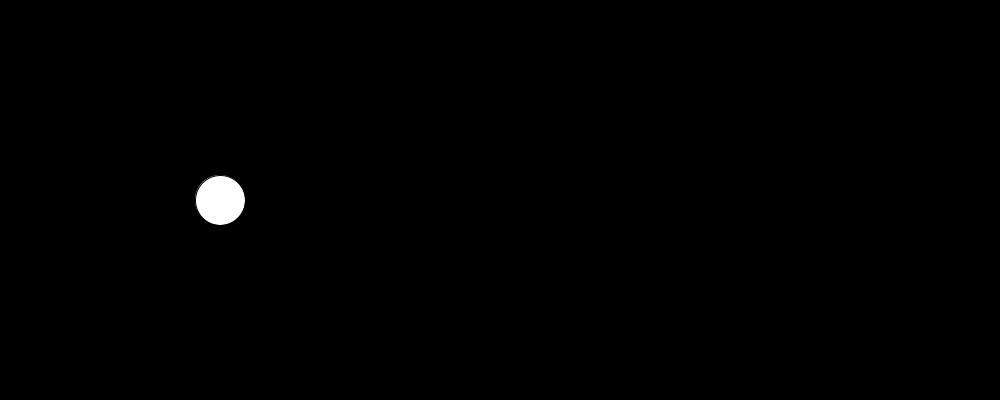
Frame 1 (no input)
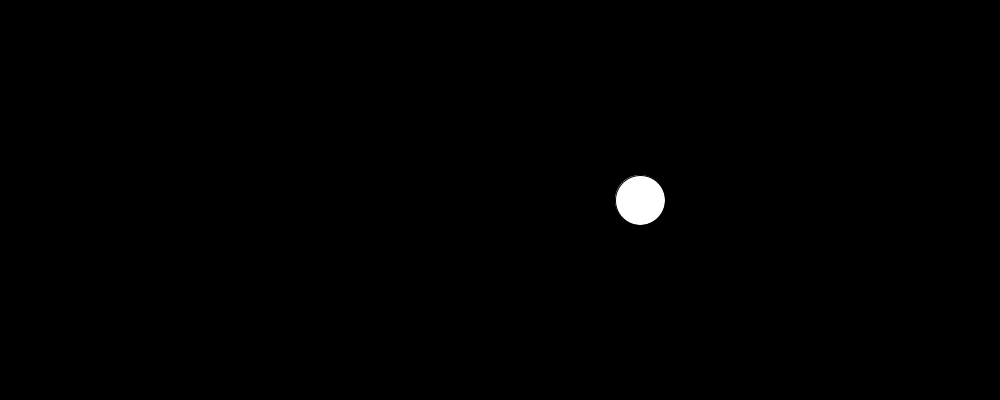
Frame 60 (the mouse pressed at the canvas centre just before this capture)
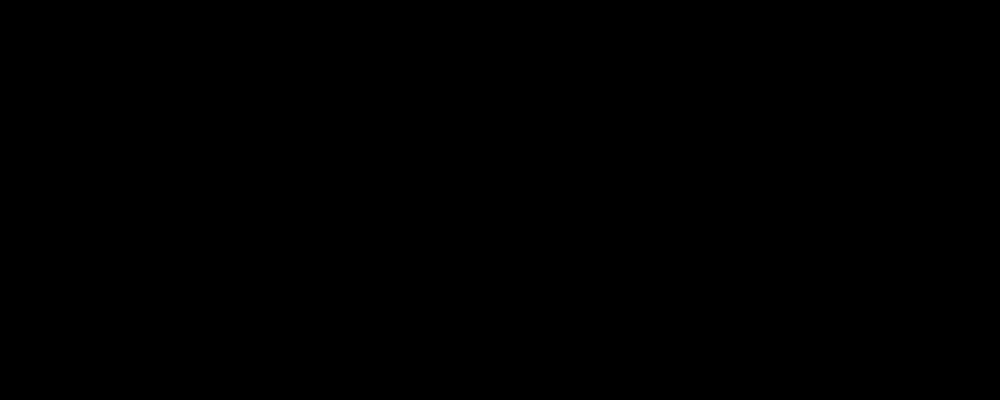
Frame 120 (the mouse held since frame 60 and released just before this capture)

The Processing sketch that drew these frames (run headless with seeded random() and noise(); from frame 60 on, the mouse is pressed at the canvas centre):

// Processing sketch: processing_37617
// ── processing_37617.pde

int x_position = 200;
int x_speed = +20;

void setup() {
  size(1000, 400);
}

void draw() {
  background(0);
  x_position = x_position + x_speed;
  ellipse(x_position, 200, 50, 50);

  //if the ball gets to the right of the screen
  if (x_position > 1000) {
    //then the ball changes direction 
    x_speed = -20;
  }
}
                
